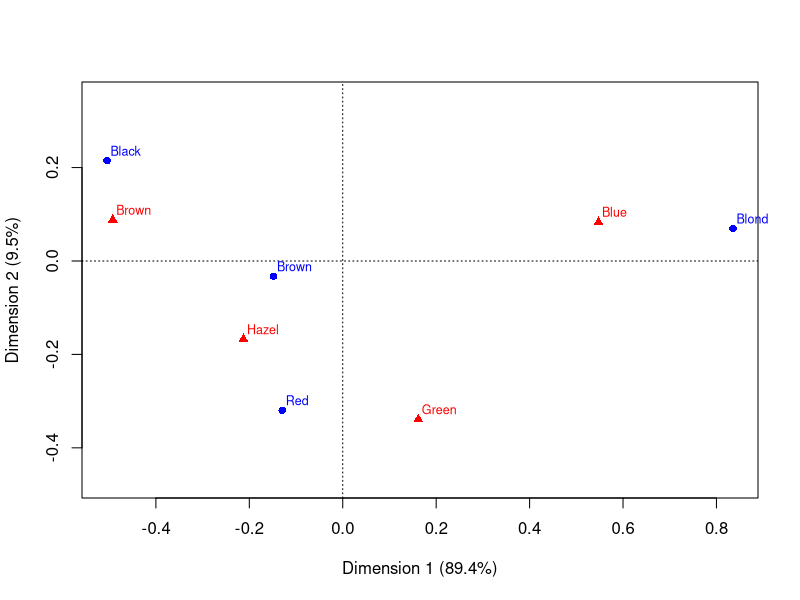

R code for this plot:
setwd("//media//kswada//MyFiles//R//haireye_color")

packages <- c("dplyr", "datasets", "vcd", "vcdExtra", "MASS", "ca")
purrr::walk(packages, library, character.only = TRUE, warn.conflicts = FALSE)



# ------------------------------------------------------------------------------
# data:  HairEyeColor
# ------------------------------------------------------------------------------
data("HairEyeColor", package = "datasets")

data <- HairEyeColor

data


# collapse table to 2-way table (Hair(1) and Eye(2))
( haireye <- margin.table(data, 1:2) )



# ------------------------------------------------------------------------------
# Simple Correspondence Analysis
#  - Correspondense analysis is designed to show how the data deviate from expectation when the row and column variables are independent.
#    The sieve, association, and the mosaic plots depict every cell in the table, and for large tables it may be difficult to see patterns.
#    Correspondense analysis shows only row and column categories as points in the two (or three) dimensions that account for the greatest proportion of deviation from independence.
#
#  - The weighted average of the squared principal coordinates for the rows or columns on a principal axis equals the squared singular value for that axis,
#    whereas the weighted average of the squared standard coordinates equals 1.
#
#  - Reciprocal averages:  CA assigns scores to the row and column categories such that the column scores are proportional to the weighted averages of the row scores, and vice-versa.
#
#  - R software for correspondence analysis
#     - MASS::corresp():  the plot method calls biplot() for a 2 factor solution, using a symmetric biplot factorization that scales the row and column points
#       by the square roots of the singular values.  This handles matrices, data frames, and xtabs objects, but not table objects.
#
#     - MASS::mca():  multiple correspondense analysis
#
#     - ca::ca():  provides 2D plots via the plot.ca() method and interactive (rgl) 3D plots via plot3d.ca().
#       This package is the most comprehensive in terms of plotting options for various coordinate types, plotting supplementary points, and other features.
#       This package also accepts two-way tables, matrices, data frames, xtabs object.
#       Default common joint display is symmetric map (both sets of coordinates are scaled with the same weights for each axis)
#
#     - ca::mjca():  multiple and joint correspondense analysis of higher-way tables
#
#     - FactoMineR::CA() (Husson et al., 2015):  provides a wide variety of measures for the quality of the CA representation and many options for graphical display
# ------------------------------------------------------------------------------


# ------------------------------------------------------------------------------
# Principal inertia
# ------------------------------------------------------------------------------
# By default, ca() produces a 2-dimensional solution
( haireye.ca <- ca::ca(haireye) )


# Nearly 99% of the Pearson chi-square for association (= Principal inertias) is accounted for by 2 dimensions,
# with most of that attributed to the 1st dimension.
summary(haireye.ca)



# The Pearson chi-square for this table is 138.29 = total inertia (the sum of eigenvalues(0.2336)) * n (592)
chisq.test(haireye)



# Complete, exact solution would have M = min((I-1)(J-1)) = 3 dimensions, and you could obtain this using the argument nd = 3
( haireye.ca_comp <- ca::ca(haireye, nd = 3) )



# ------------------------------------------------------------------------------
# Standard coordinates
#  - rescaling of the principal coordinates to unit inertia along each axis
#  - Standard coordinates differ from the principal coordinates simply by the absence of the scaling factors
#  - An asymmetric map shows one se of points in principal coordinates (say, the rows) in principal coordinates and the other set in standard coordinates
#
# Demonstrate orthogonality of std coordinates
# ------------------------------------------------------------------------------

# Standard coordinates Phi and Gamma
( Phi <- haireye.ca$rowcoord )
( Gamma <- haireye.ca$colcoord )


( Dr <- diag(haireye.ca$rowmass) )
zapsmall(t(Phi) %*% Dr %*% Phi)

( Dc <- diag(haireye.ca$colmass) )
zapsmall(t(Gamma) %*% Dc %*% Gamma)




# ------------------------------------------------------------------------------
# Visualize pattern of associations by plotting CA scores in 2D
# ------------------------------------------------------------------------------
# Standard coordinates are transformed internally within the plot function according to the map argument: default to map = "symmetric",
# giving principal coordinates

# asp = 1:  2 axes are scaled so that the number of data units per inch are the same for both the horizontal and vertical axes.
graphics.off();  par(mfrow=c(1,1), asp = 1)
res <- plot(haireye.ca)

res



# -->
# It is important for interpretation of distances between points (and angles between vectors) for the axes to be equated.
# (this is symmetic map, so the distances between row points and distances between column points are meaningful)

# Dimension 1:  dark (left) vs. light (right).  Along the dimension 1, the eye colors could be considered roughly equally spaced, 
#   but for the hair colors, Blond is quite different in terms of its frequency profile
# Dimension 2:  largely contrasts red hair and green eyes
